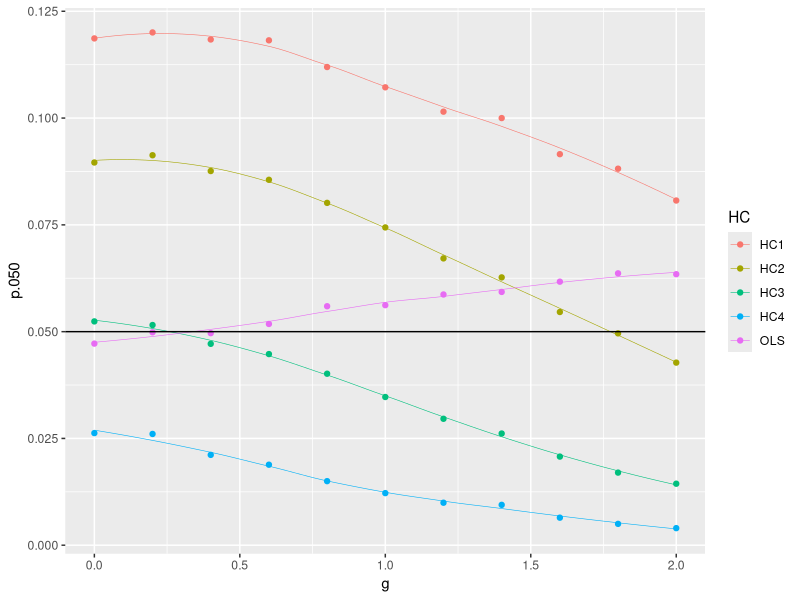
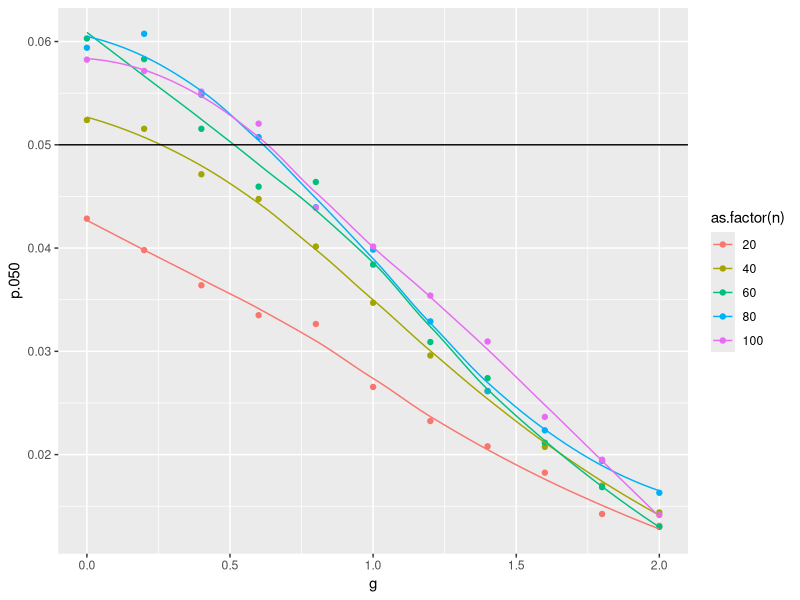
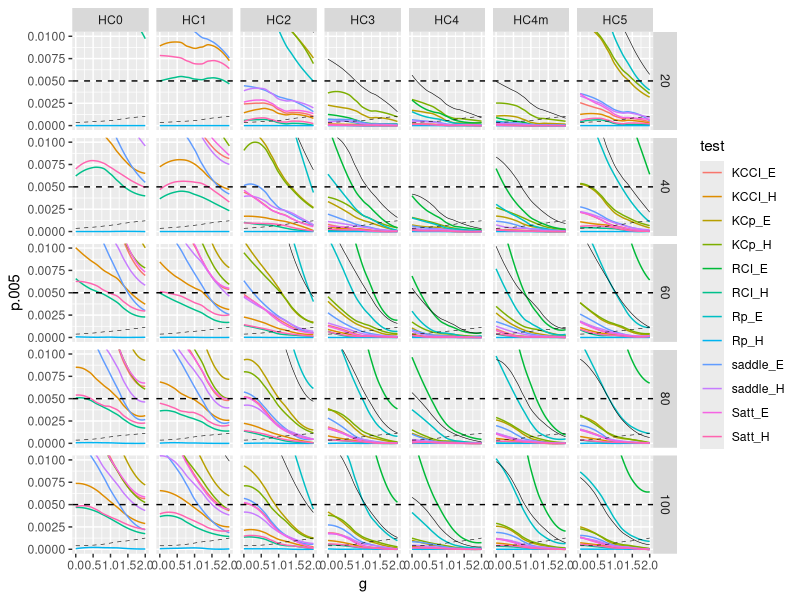
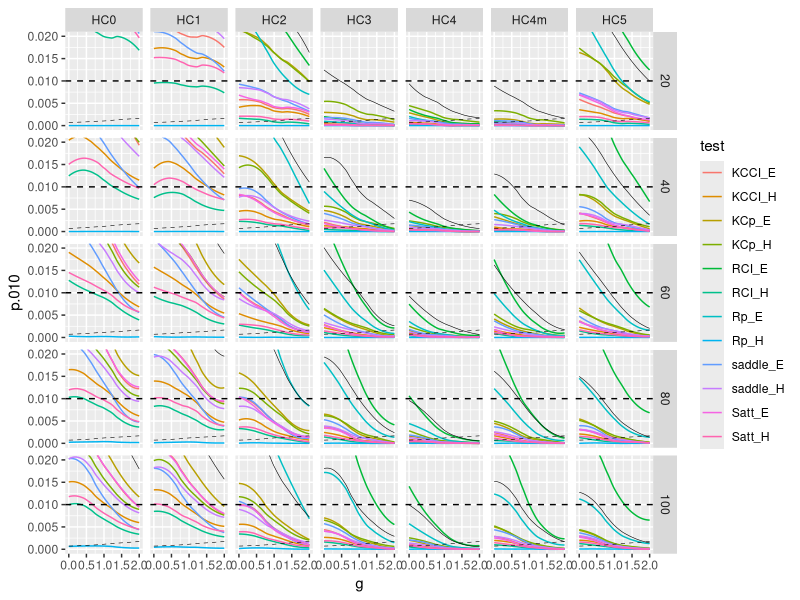
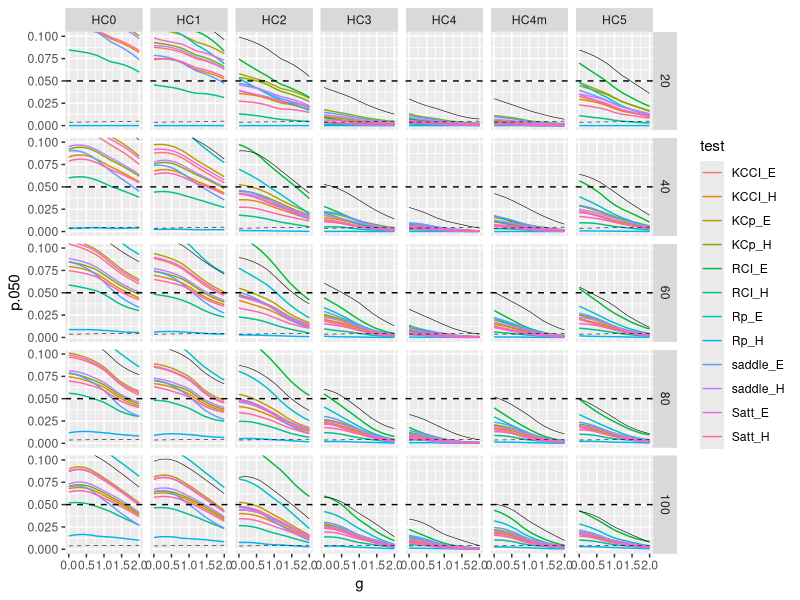
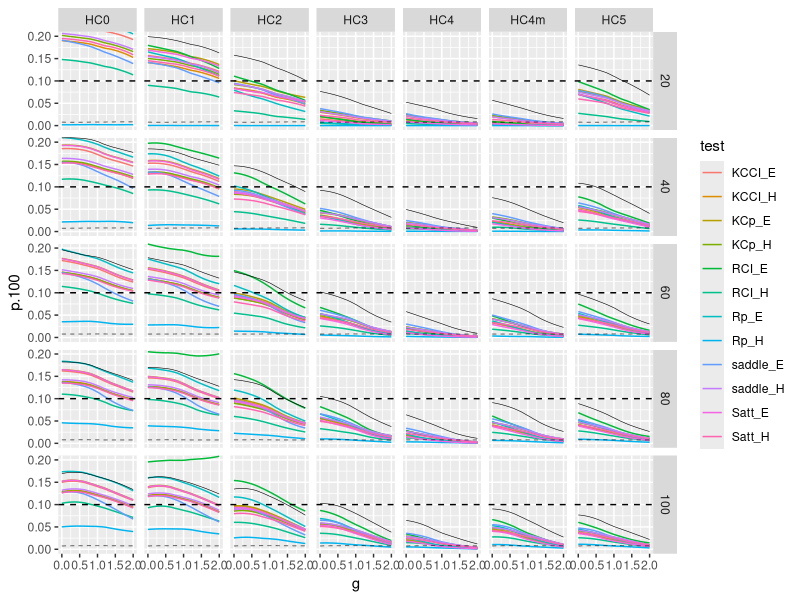

The R script that drew these images, in order:
rm(list = ls())

library(dplyr)
library(ggplot2)

df <- read.csv("Results/MacKinnon/20161016.csv")

df <- filter(df, !(HC == "OLS" & test %in% levels(df$test)[-5]))

#-------------------------------
# MacKinnon Plots
#-------------------------------

filter(df, n == 40, test == "naive", criterion == "size", coef == "x4", HC %in% c("HC1", "HC2", "HC3", "HC4", "OLS")) %>%
  ggplot(aes(x = g,
             y = p.050,
             color = HC)) +
  geom_point() + 
  geom_smooth(method = "loess", size = .2, se = F) +
  geom_hline(yintercept = .05)


filter(df, test == "naive", criterion == "size", coef == "x4", HC == "HC3") %>%
  ggplot(aes(x = g,
             y = p.050,
             color = as.factor(n))) +
  geom_point() + 
  geom_smooth(method = "loess", size = .5, se = F) +
  geom_hline(yintercept = .05)


#-------------------------------
# g by .005, HC ~ n, color = test
#-------------------------------


filter(df, HC != "OLS", test != "naive") %>%
  ggplot(aes(x = g,
             y = p.005,
             color = test)) +
  #geom_point() + 
  geom_smooth(method = "loess", size = .5, se = F) +
  geom_hline(yintercept = .005,
             linetype = "dashed") +
  facet_grid(n ~ HC) +
  geom_smooth(data = filter(df, HC == "OLS") %>% select(-HC),
              color = "black",
              linetype = "dashed",
              size = .2, 
              se = F) +
  geom_smooth(data = filter(df, HC != "OLS" & test == "naive"),
              color = "black",
              size = .2, 
              se = F) -> tbl1

tbl1 + coord_cartesian(ylim = c(0, .01))

#-------------------------------
# g by .010, HC ~ n, color = test
#-------------------------------


filter(df, HC != "OLS", test != "naive") %>%
  ggplot(aes(x = g,
             y = p.010,
             color = test)) +
  #geom_point() + 
  geom_smooth(method = "loess", size = .5, se = F) +
  geom_hline(yintercept = .01,
             linetype = "dashed") +
  facet_grid(n ~ HC) +
  geom_smooth(data = filter(df, HC == "OLS") %>% select(-HC),
              color = "black",
              linetype = "dashed",
              size = .2, 
              se = F) +
  geom_smooth(data = filter(df, HC != "OLS" & test == "naive"),
              color = "black",
              size = .2, 
              se = F) -> tbl1

tbl1 + coord_cartesian(ylim = c(0, .02))

#-------------------------------
# g by .050, HC ~ n, color = test
#-------------------------------


filter(df, HC != "OLS", test != "naive") %>%
  ggplot(aes(x = g,
             y = p.050,
             color = test)) +
  #geom_point() + 
  geom_smooth(method = "loess", size = .5, se = F) +
  geom_hline(yintercept = .05,
             linetype = "dashed") +
  facet_grid(n ~ HC) +
  geom_smooth(data = filter(df, HC == "OLS") %>% select(-HC),
              color = "black",
              linetype = "dashed",
              size = .2, 
              se = F) +
  geom_smooth(data = filter(df, HC != "OLS" & test == "naive"),
              color = "black",
              size = .2, 
              se = F) -> tbl1

tbl1 + coord_cartesian(ylim = c(0, .1))

#-------------------------------
# g by .100, HC ~ n, color = test
#-------------------------------


filter(df, HC != "OLS", test != "naive") %>%
  ggplot(aes(x = g,
             y = p.100,
             color = test)) +
  #geom_point() + 
  geom_smooth(method = "loess", size = .5, se = F) +
  geom_hline(yintercept = .10,
             linetype = "dashed") +
  facet_grid(n ~ HC) +
  geom_smooth(data = filter(df, HC == "OLS") %>% select(-HC),
              color = "black",
              linetype = "dashed",
              size = .2, 
              se = F) +
  geom_smooth(data = filter(df, HC != "OLS" & test == "naive"),
              color = "black",
              size = .2, 
              se = F) -> tbl1

tbl1 + coord_cartesian(ylim = c(0, .2))
